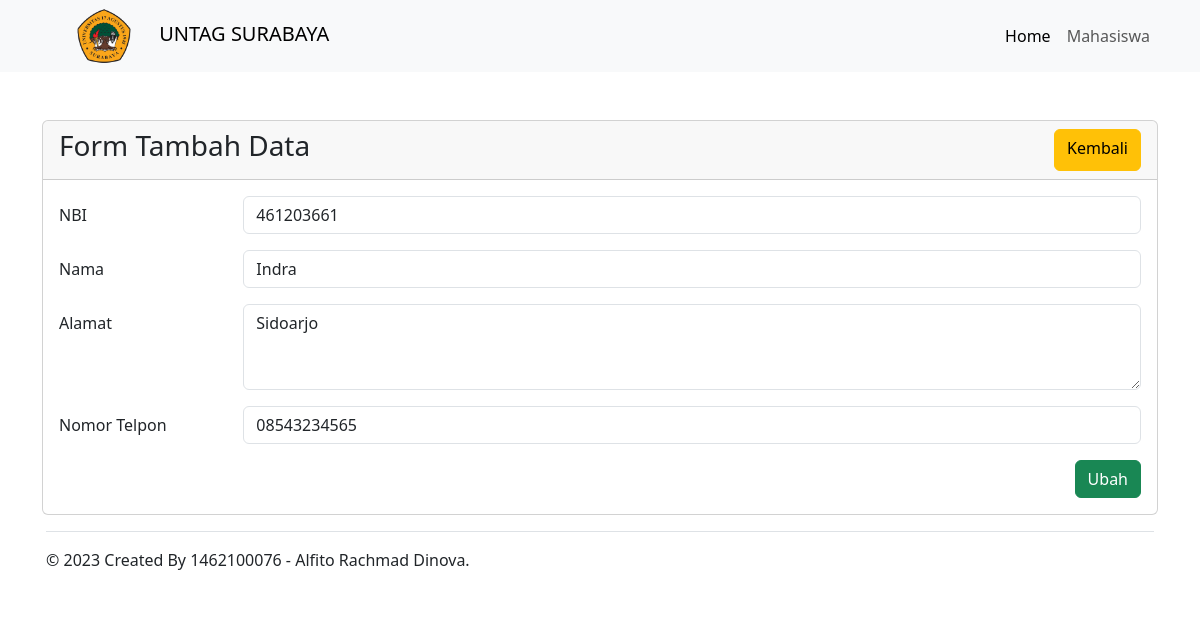
The app's page /mahasiswa/ubah.php?id=461203661 with its own data.
### tables this page shows
CREATE TABLE `mhspaw2` (
  `nbi` char(10) NOT NULL,
  `nama` varchar(20) NOT NULL,
  `alamat` varchar(10) NOT NULL,
  `no` char(15) NOT NULL
);

### config/koneksi.php (called while the page is built, shortened)
<?php
$base_url = 'http://localhost/uts-update/';

### mahasiswa/ubah.php (the view, shortened to what this page needs)
<?php
require_once '../config/koneksi.php';
$id = $_GET['id'];
$show = mysqli_fetch_assoc(mysqli_query($koneksi, "SELECT * FROM `mhspaw2` WHERE `nbi` = '$id'"));
?>
<!doctype html>
<html lang="en">
<head>
    <?php require_once '../partikel/head.php' ?>
</head>
<body>
    <?php require_once '../partikel/navbar.php' ?>
    <main>
        <section class="container pt-5">
            <div class="card">
                <div class="card-header d-flex align-middle justify-content-between">
                    <div class="card-title h3">Form Tambah Data</div>
                    <a href="<?= $base_url ?>mahasiswa" class="btn btn-warning">Kembali</a>
                </div>
                <div class="card-body">
                    <form action="" method="post">
                        <div class="row mb-3">
                            <label for="nbi" class="col-sm-2 col-form-label">NBI</label>
                            <div class="col-sm-10">
                                <input type="text" class="form-control" name="nbi" id="nbi" value="<?= $show['nbi'] ?>" autocomplete="off" required readonly>
                            </div>
                        </div>
                        <div class="row mb-3">
                            <label for="nama" class="col-sm-2 col-form-label">Nama</label>
                            <div class="col-sm-10">
                                <input type="text" class="form-control" name="nama" id="nama" value="<?= $show['nama'] ?>" autocomplete="off" required>
                            </div>
                        </div>
                        <div class="row mb-3">
                            <label for="alamat" class="col-sm-2 col-form-label">Alamat</label>
                            <div class="col-sm-10">
                                <textarea name="alamat" id="alamat" class="form-control" rows="3" autocomplete="off" required><?= $show['alamat'] ?></textarea>
                            </div>
                        </div>
                        <div class="row mb-3">
                            <label for="no_telpon" class="col-sm-2 col-form-label">Nomor Telpon</label>
                            <div class="col-sm-10">
                                <input type="text" class="form-control" name="no_telpon" id="no_telpon" value="<?= $show['no'] ?>" autocomplete="off" maxlength="20" required>
                            </div>
                        </div>
                        <div class="text-end">
                            <button type="submit" name="submit" class="btn btn-success">Ubah</button>
                        </div>
                    </form>
                </div>
            </div>
        </section>
    </main>
    <?php require_once '../partikel/footer.php' ?>
</body>
</html>

### records on screen
mhspaw2: nbi "461203661", nama "Indra", alamat "Sidoarjo", no_telpon "08543234565"
